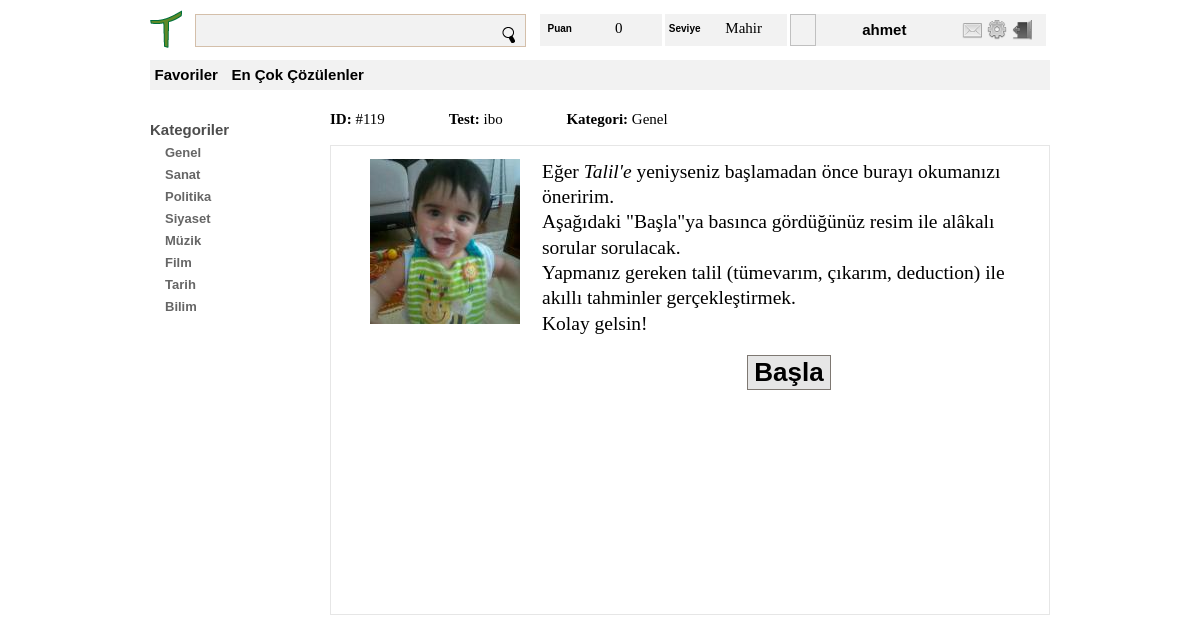
/test.php?id=119 (signed in), run on the app's committed database.
### tables this page shows
CREATE TABLE IF NOT EXISTS `test_kategorileri` (
  `id` int(5) NOT NULL AUTO_INCREMENT,
  `kategori` varchar(50) NOT NULL,
  `ust_kategori_id` int(5) NOT NULL DEFAULT '0',
  PRIMARY KEY (`id`),
  KEY `ust_kategori_id` (`ust_kategori_id`)
);

CREATE TABLE IF NOT EXISTS `testler` (
  `id` int(10) NOT NULL AUTO_INCREMENT,
  `olusturan_id` int(10) NOT NULL,
  `zorluk_id` int(3) NOT NULL,
  `etiket` varchar(100) DEFAULT NULL,
  `aciklama` varchar(300) DEFAULT NULL,
  `olusturulma_tarihi` varchar(100) DEFAULT NULL,
  `kategori_id` int(4) NOT NULL,
  `cozulme_sayisi` int(30) NOT NULL,
  PRIMARY KEY (`id`),
  UNIQUE KEY `etiket` (`etiket`),
  KEY `olusturan_id` (`olusturan_id`),
  KEY `zorluk_derecesi_id` (`zorluk_id`),
  KEY `kategori_id` (`kategori_id`)
);

### essek/class.Cevap.php (called while the page is built, shortened)
<?php
	class Cevap
	{
		private $govdeDosyasi = "";
		public function giydir($html, $uygulama_adi = null)
		{
			$govde = $this->govdeGiydir();
			return $this;
		}
		private function govdeGiydir()
		{
			include_once ($this->govdeDosyasi);
			return ob_get_clean();
		}
		public function ataGovdeDosyasi($govdeDosyasi)
		{
			$this->govdeDosyasi = $govdeDosyasi;
			return $this;
		}
	}
?>

### essek/sql/class.Mysql.php (called while the page is built, shortened)
<?php
require_once str_replace('\\', '/', dirname(__DIR__)) . '/class.Mesaj.php';
class Mysql extends Surucu
{
	public $host = "localhost";
	public $kullanici = "root";
	public $sifre = "";
	public $mysqli = null;
	public $mysqliSonuc = null;
	public $etkilenenSatirSayisi = - 1;
	public function calistir($sorgu)
	{
		$gcc_etkilenenSatirSayisi = $this->etkilenenSatirSayisi;
		$this->etkilenenSatirSayisi = 0;
		try
		{
			$sonuc = $this->mysqli->query($sorgu);
			if ($sonuc)
			{
				if ($sonuc instanceof MySQLi_Result)
				{
					$this->mysqliSonuc = $sonuc;
					$this->mysqliSonucMevcutmu = true;
					$this->etkilenenSatirSayisi = $this->mysqli->affected_rows;
				}
				else
				{
					$this->etkilenenSatirSayisi = $this->mysqli->affected_rows;
					$this->sonEklenen = $this->mysqli->insert_id;
				}
			}
			else
			{
				throw new exSorguHatasi($sorgu, $this->mysqli->errno, $this->mysqli->error);
			}
		}
		catch (mysqli_sql_exception $hata)
		{
			$this->etkilenenSatirSayisi = $gcc_etkilenenSatirSayisi;
			throw new exSorguHatasi($sorgu, $hata->getCode(), $hata->getMessage());
		}
	}
	public function sonuc($cokSatirli = false)
	{
		$mesaj = new Mesaj();
		if ($cokSatirli)
		{
			$mesaj->ataMesaj($this->mysqliSonuc->fetch_all(MYSQLI_ASSOC));
		}
		else
		{
			$mesaj->ataMesaj($this->mysqliSonuc->fetch_assoc());
		}
		return $mesaj;
	}
	protected function baglan($veritabani)
	{
		try
		{
			$this->mysqli = new MySQLi($this->host, $this->kullanici, $this->sifre, $veritabani);
		}
		catch (mysqli_sql_exception $hata)
		{
			throw new exBaglantiHatasi($this->host, $this->kullanici, $hata->getCode(), $hata->getMessage());
		}
	}
	protected function ilkSorgulariGerceklestir()
	{
		$ilkSorgular = array(
				"SET NAMES 'utf8'",
				"SET CHARACTER SET utf8",
				"SET COLLATION_CONNECTION = 'utf8_turkish_ci'"
		);
	}
}
?>

### essek/sql/class.SQL.php (called while the page is built, shortened)
<?php
class SQL
{
	public $sorgu;
	private $surucu;
	public function __construct($surucu)
	{
		$this->sorgu = "";
		$this->surucu = $surucu;
	}
	public function calistir()
	{
		if ($this->surucu != null)
		{
			$this->surucu->calistir($this->sorgu);
		}
	}
	public function select($sutunlar = null)
	{
		if (is_string($sutunlar))
		{
			$sutunlar = array(
					$sutunlar
			);
		}
		$this->sorgu = sprintf("SELECT %s", implode(", ", $sutunlar));
		return $this;
	}
	public function from($tablolar)
	{
		if (is_string($tablolar))
		{
			$tablolar = (array) $tablolar;
		}
		$this->sorgu .= sprintf(" FROM %s", implode(", ", $tablolar));
		return $this;
	}
	public function where($sutunlarDegerler = null, $post = false)
	{
		$gecici = " WHERE";
		$this->sorgu .= $gecici;
		return $this;
	}
	public function filtre($sutun, $deger, $operator = null,  $post = false)
	{
		if ($operator == null || $operator == "")
		{
			$operator = "=";
		}
		$deger = $this->degerPOST($deger, $post);
		$deger = $this->degerSorgu($deger);
		$this->sorgu .= " " . $sutun . " " . $operator . " " . $deger;
		return $this;
	}
	public function filtreString($filtre)
	{
		$this->sorgu .= " ".$filtre;
		return $this;
	}
	public function ve()
	{
		$this->sorgu .= " AND ";
		return $this;
	}
	private function degerPOST($deger, $post)
	{
		return $deger;
	}
	private function degerSorgu($deger)
	{
		if (is_object($deger))
		{
			$deger = $this->sorguyaHazirla($deger->scalar);
		}
		else if (is_string($deger))
		{
			$deger = $this->tirnakla($this->sorguyaHazirla($deger));
		}
		return $deger;
	}
	private function tirnakla($deger)
	{
		if (is_numeric($deger))
		{
			return $deger;
		}
	}
	private function sorguyaHazirla($deger)
	{
		if (is_numeric($deger))
		{
			return $deger;
		}
	}
}
?>

### essek/class.Mesaj.php (called while the page is built, shortened)
<?php
class Mesaj
{
	private $mesaj;
	public function __construct()
	{
		$this->mesaj = true;
	}
	public function ataMesaj($mesaj)
	{
		$this->mesaj = $mesaj;
	}
	public function alMesaj()
	{
		return $this->mesaj;
	}
}
?>

### sablon/anasayfa/tl_as_menu.phtml (the view)
<?php
$talil = new Mysql('talil');
try
{
	Mysql::sql($talil)
	->select('*')
	->from('test_kategorileri')
	->calistir();
	if ($talil->etkilenenSatirSayisi > 0)
	{
		$kategoriler = $talil->sonuc(true)->alMesaj();
	}
}
catch (exVeritabani $hata){}
?>
<div id="menu">
	<dl>
		<dt>Kategoriler</dt>
		<dd>
			<ul>
				<?php
					foreach($kategoriler as $k)
					{
						echo '<li>'.$k['kategori'].'</li>';
					}
				?>
			</ul>
		</dd>
	</dl>
</div>

### sablon/anasayfa/test.phtml (shortened to what this page needs)
<?php
try
{
	$talil = new Mysql('talil');
	$id = $_GET['id'];
	Mysql::sql($talil)
	->select('t.etiket AS testEtiket, concat(d.dizin, d.ad) AS img, d.yukseklik AS y, d.genislik AS g, k.kategori')
	->from('testler AS t, dosyalar AS d, test_kategorileri AS k')
	->where()
	->filtre('t.id', $id)->ve()
	->filtreString('t.id = d.test_id')->ve()
	->filtreString('t.kategori_id = k.id')->ve()
	->filtreString('d.ad LIKE "%parmak%"')->ve()
	->filtreString('d.durum_id = 2')
	->calistir();
	if ($talil->etkilenenSatirSayisi > 0)
	{
		$test = $talil->sonuc()->alMesaj();
	}
}
catch (exVeritabani $hata)
{
}
include_once 'tl_as_ust.phtml';
?>
<div id="dolma" class="arac_cubugu fl_tmr">
	<?php include_once 'tl_as_menu.phtml';?>
	<div id="icerik">
		<div id="test">
			<div id="bilgiler">
				<span><b>ID: </b>#<?php echo $id;?></span>
				<span class="kydr_sg_4"><b>Test: </b><?php echo $test["testEtiket"];?></span>
				<span class="kydr_sg_4"><b>Kategori: </b><?php echo $test["kategori"];?></span>
			</div>
			<div class="soru kutu">
				<div class="soru_resim">
					<img src="<?php echo $test["img"];?>">
				</div>
				<div class="soru_icerik">
					<p class="soru_metin">
						Eğer <i>Talil'e</i> yeniyseniz başlamadan önce burayı okumanızı öneririm.<br/>
						Aşağıdaki "Başla"ya basınca gördüğünüz resim ile alâkalı sorular sorulacak. <br/>
						Yapmanız gereken talil (tümevarım, çıkarım, deduction) ile akıllı tahminler gerçekleştirmek.<br/>
						Kolay gelsin!
					</p>
					<div class="t_orta">
						<input type="button" class="btn_gnl btn_testi_baslat el_goster" value="Başla" id="testi_baslat"/>
					</div>
				</div>
			</div>
		</div>
	</div>
</div>

### sablon/kaynaklar/css/ilklendirme.css (style rules this page uses)
body { margin: 0; padding: 0; color: #000; font-size: 62.5%; line-height: 1.3; cursor: default; font-family: Arial, Helvetica, sans-serif; }
ul, ol, dl , li { padding: 0; margin: 0; list-style-type: none; }
h1, h2, h3, h4, h5, h6, p { margin-top: 0; }

### sablon/kaynaklar/css/ortak.css (style rules this page uses)
.fl_tmr { overflow:auto; }
.kydr_sg_4 { margin-left:4em; }
.t_orta { text-align:center; }
.kutu { border: thin solid #E6E6E6; }
.rnk_mtn, #menu li { color: #666666 }
.rnk_frm_bslk, .rnk_ab_lnk, #menu dt { color: #4D4D4D; }
.btn_gnl { background-color: #E6E6E6; border: thin solid #7E7872; font-weight: 900; }
.arac_cubugu { width: 90em; margin: 0 auto; margin-top: 1em; }

### sablon/anasayfa/css/anasayfa.css (style rules this page uses)
#menu { width:20%; float:left; margin-top:2em; }
#menu dd { margin-left:1.5em; }
#menu dt { font-size:1.5em; font-weight:bolder; }
#menu li { font-size:1.3em; margin-top:0.4em; font-weight:bold; cursor:pointer; }
#icerik { width:80%; float:right; margin-bottom: 2em; }
#icerik #test { margin-top:1em; font-family:"Times New Roman", serif; }
#test #bilgiler { font-size:1.5em; margin-bottom:1em; }
.btn_testi_baslat { font-size:2em; }
.soru { height:35em; padding-left:3em; padding-top:1em; padding-right:1em; font-size:1.3em; }
.soru_resim { float:left; width:10em; height:15em; }
.soru_icerik { float:right; width:38em; }
.soru_metin { font-size:1.5em; }

### data on the page
test_kategorileri: kategori "Genel"
test_kategorileri: kategori "Sanat"
test_kategorileri: kategori "Politika"
test_kategorileri: kategori "Siyaset"
test_kategorileri: kategori "Müzik"
test_kategorileri: kategori "Film"
test_kategorileri: kategori "Tarih"
test_kategorileri: kategori "Bilim"
testler: etiket "ibo", kategori.kategori "Genel"

### other printed values
Oturum::al("kullanici")["puan"] "0"
Oturum::al("kullanici")["seviye"] "Mahir"
Oturum::al("kullanici")["kullanici_adi"] "ahmet"
$id "119"
